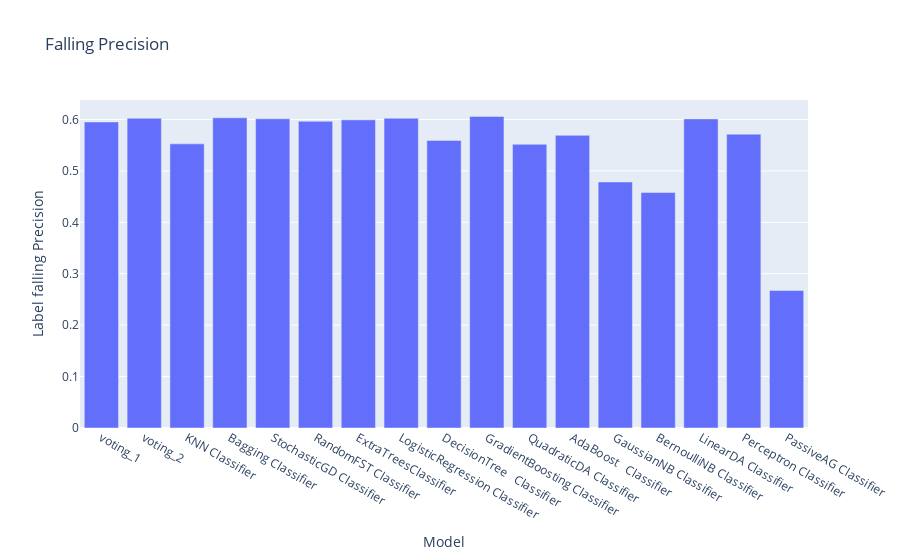

The cell this chart's notebook holds for it:
### Code cell
px.bar(data_frame=evaluation_df,x='Model',y='Label falling Precision',title='Falling Precision')

### Figure 1 — Plotly figure (JSON) as saved in the notebook; plotly's stock layout.template omitted (floating-point values rounded to 4 significant figures)
{"data": [{"alignmentgroup": "True", "hovertemplate": "Model=%{x}<br>Label falling Precision=%{y}<extra></extra>", "legendgroup": "", "marker": {"color": "#636efa", "pattern": {"shape": ""}}, "name": "", "offsetgroup": "", "orientation": "v", "showlegend": false, "textposition": "auto", "type": "bar", "x": ["voting_1", "voting_2", "KNN Classifier", "Bagging Classifier", "StochasticGD Classifier", "RandomFST Classifier", "ExtraTreesClassifier", "LogisticRegression Classifier", "DecisionTree   Classifier", "GradientBoosting Classifier", "QuadraticDA Classifier", "AdaBoost   Classifier", "GaussianNB Classifier", "BernoulliNB Classifier", "LinearDA Classifier", "Perceptron Classifier", "PassiveAG Classifier"], "xaxis": "x", "y": [0.5951, 0.6024, 0.5525, 0.6032, 0.6012, 0.5964, 0.5992, 0.6024, 0.5592, 0.6059, 0.5517, 0.5691, 0.4784, 0.4578, 0.6011, 0.5714, 0.2675], "yaxis": "y"}], "layout": {"barmode": "relative", "legend": {"tracegroupgap": 0}, "title": {"text": "Falling Precision"}, "xaxis": {"anchor": "y", "domain": [0, 1], "title": {"text": "Model"}}, "yaxis": {"anchor": "x", "domain": [0, 1], "title": {"text": "Label falling Precision"}}}}
